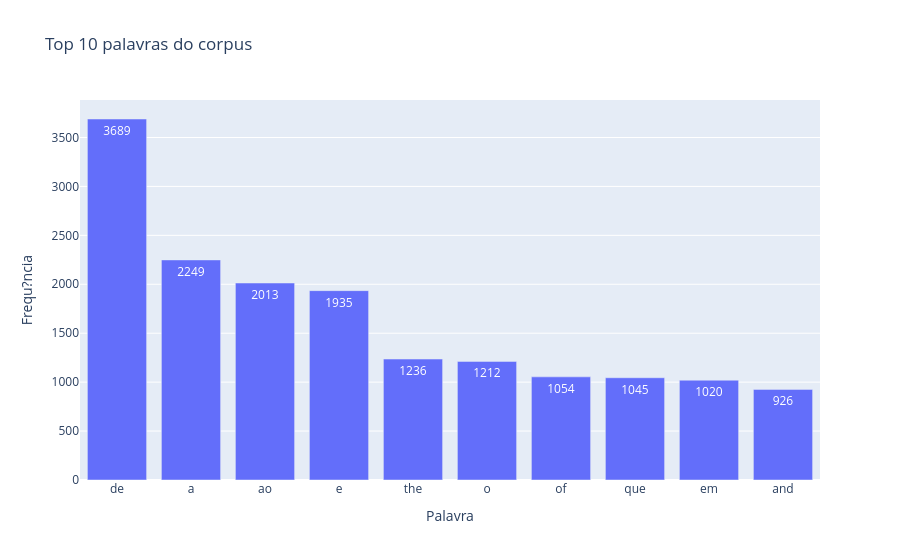
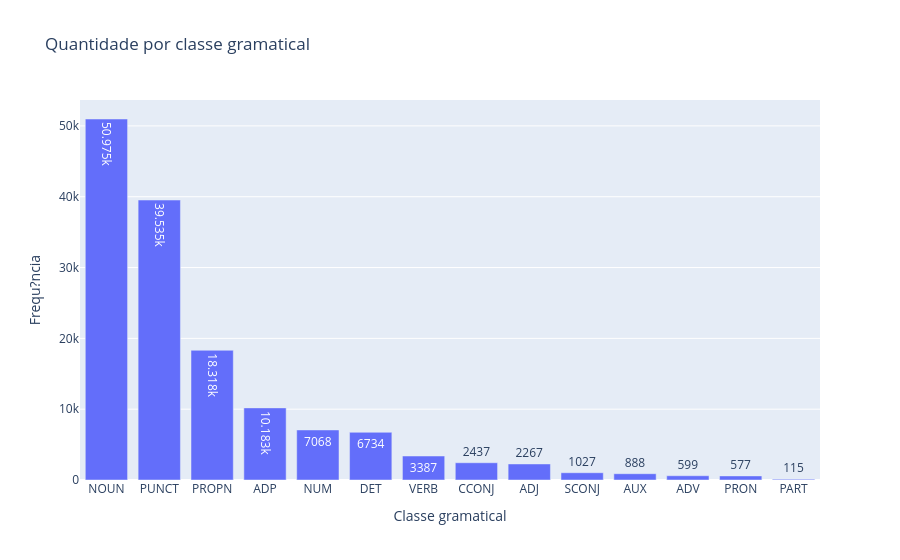
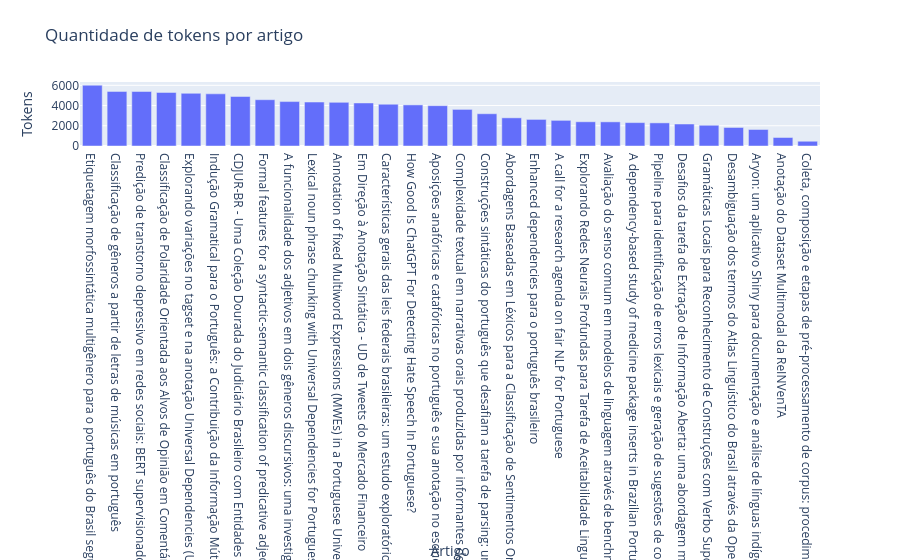

The notebook cell these images were saved under, in order:
### Markdown cell above
## Etapa 4: renderizar o dashboard

### Code cell
render_dashboard(stats)

### Figure 1 — Plotly figure (JSON) as saved in the notebook; plotly's stock layout.template omitted (floating-point values rounded to 4 significant figures)
{"data": [{"hovertemplate": "palavra=%{x}<br>frequencia=%{y}<extra></extra>", "legendgroup": "", "marker": {"color": "#636efa", "pattern": {"shape": ""}}, "name": "", "orientation": "v", "showlegend": false, "textposition": "auto", "texttemplate": "%{y}", "type": "bar", "x": ["de", "a", "ao", "e", "the", "o", "of", "que", "em", "and"], "xaxis": "x", "y": [3689, 2249, 2013, 1935, 1236, 1212, 1054, 1045, 1020, 926], "yaxis": "y"}], "layout": {"barmode": "relative", "legend": {"tracegroupgap": 0}, "title": {"text": "Top 10 palavras do corpus"}, "xaxis": {"anchor": "y", "domain": [0.0, 1.0], "title": {"text": "Palavra"}}, "yaxis": {"anchor": "x", "domain": [0.0, 1.0], "title": {"text": "Frequ?ncia"}}}}

### Figure 2 — Plotly figure (JSON) as saved in the notebook; plotly's stock layout.template omitted (floating-point values rounded to 4 significant figures)
{"data": [{"hovertemplate": "classe_gramatical=%{x}<br>frequencia=%{y}<extra></extra>", "legendgroup": "", "marker": {"color": "#636efa", "pattern": {"shape": ""}}, "name": "", "orientation": "v", "showlegend": false, "textposition": "auto", "texttemplate": "%{y}", "type": "bar", "x": ["NOUN", "PUNCT", "PROPN", "ADP", "NUM", "DET", "VERB", "CCONJ", "ADJ", "SCONJ", "AUX", "ADV", "PRON", "PART"], "xaxis": "x", "y": [50975, 39535, 18318, 10183, 7068, 6734, 3387, 2437, 2267, 1027, 888, 599, 577, 115], "yaxis": "y"}], "layout": {"barmode": "relative", "legend": {"tracegroupgap": 0}, "title": {"text": "Quantidade por classe gramatical"}, "xaxis": {"anchor": "y", "domain": [0.0, 1.0], "title": {"text": "Classe gramatical"}}, "yaxis": {"anchor": "x", "domain": [0.0, 1.0], "title": {"text": "Frequ?ncia"}}}}

### Figure 3 — Plotly figure (JSON) as saved in the notebook; plotly's stock layout.template omitted (floating-point values rounded to 4 significant figures)
{"data": [{"hovertemplate": "titulo=%{x}<br>tokens=%{y}<extra></extra>", "legendgroup": "", "marker": {"color": "#636efa", "pattern": {"shape": ""}}, "name": "", "orientation": "v", "showlegend": false, "textposition": "auto", "type": "bar", "x": ["Etiquetagem morfossintática multigênero para o português do Brasil segundo o modelo \"Universal Dependencies\"", "Classificação de gêneros a partir de letras de músicas em português", "Predição de transtorno depressivo em redes sociais: BERT supervisionado ou ChatGPT zero-shot?", "Classificação de Polaridade Orientada aos Alvos de Opinião em Comentários sobre Debate Político em Português", "Explorando variações no tagset e na anotação Universal Dependencies (UD) para Português: Possibilidades e resultados com base no treebank PetroGold", "Indução Gramatical para o Português: a Contribuição da Informação Mútua para Descoberta de Relações de Dependência", "CDJUR-BR - Uma Coleção Dourada do Judiciário Brasileiro com Entidades Nomeadas Refinadas", "Formal features for a syntactic-semantic classification of predicative adjectives in Brazilian Portuguese", "A funcionalidade dos adjetivos em dois gêneros discursivos: uma investigação com base nas dependências universais", "Lexical noun phrase chunking with Universal Dependencies for Portuguese", "Annotation of fixed Multiword Expressions (MWEs) in a Portuguese Universal Dependencies (UD) treebank: Gathering candidates from three different sources", "Em Direção à Anotação Sintática - UD de Tweets do Mercado Financeiro", "Características gerais das leis federais brasileiras: um estudo exploratório sob o enfoque da Análise Multidimensional", "How Good Is ChatGPT For Detecting Hate Speech In Portuguese?", "Aposições anafóricas e catafóricas no português e sua anotação no esquema Universal Dependencies", "Complexidade textual em narrativas orais produzidas por informantes de diferentes níveis de escolaridade", "Construções sintáticas do português que desafiam a tarefa de parsing: uma análise qualitativa", "Abordagens Baseadas em Léxicos para a Classificação de Sentimentos Orientada aos Alvos de Opinião em Comentários do Domínio Político", "Enhanced dependencies para o português brasileiro", "A call for a research agenda on fair NLP for Portuguese", "Explorando Redes Neurais Profundas para Tarefa de Aceitabilidade Linguística", "Avaliação do senso comum em modelos de linguagem através de benchmarks: Desafio de Winograd aplicado ao ChatGPT em português brasileiro", "A dependency-based study of medicine package inserts in Brazilian Portuguese", "Pipeline para identificação de erros lexicais e geração de sugestões de correção", "Desafios da tarefa de Extração de Informação Aberta: uma abordagem metodológica de um corpus automatizado até o corpus manual", "Gramáticas Locais para Reconhecimento de Construções com Verbo Suporte em Português", "Desambiguação dos termos do Atlas Linguístico do Brasil através da OpenWordnet-PT-ALiB", "Aryon: um aplicativo Shiny para documentação e análise de línguas indígenas brasileiras", "Anotação do Dataset Multimodal da ReINVenTA", "Coleta, composição e etapas de pré-processamento de corpus: procedimentos para a anotação multimodal da FrameNet Brasil"], "xaxis": "x", "y": [6012, 5398, 5390, 5296, 5209, 5159, 4896, 4577, 4393, 4347, 4321, 4256, 4129, 4063, 3989, 3619, 3190, 2785, 2629, 2536, 2395, 2388, 2313, 2286, 2174, 2050, 1831, 1633, 841, 470], "yaxis": "y"}], "layout": {"barmode": "relative", "legend": {"tracegroupgap": 0}, "title": {"text": "Quantidade de tokens por artigo"}, "xaxis": {"anchor": "y", "domain": [0.0, 1.0], "title": {"text": "Artigo"}}, "yaxis": {"anchor": "x", "domain": [0.0, 1.0], "title": {"text": "Tokens"}}}}
